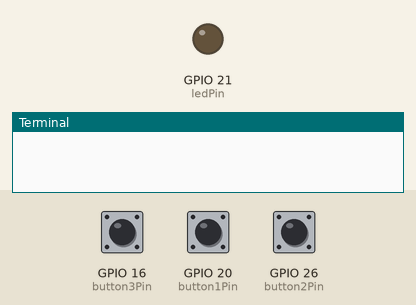
A program run on a simulated Raspberry Pi (BCM pin numbers). Shown: output pins drawn as LEDs (lit = HIGH), the last lines printed to the terminal. Dashed ring = blinking. Inputs (shaded band) come from the test bench; at power-on: GPIO 16 (button3Pin) HIGH, GPIO 20 (button1Pin) HIGH, GPIO 26 (button2Pin) HIGH. Web requests get an empty 200 reply after 0.4 s.

Above: at 1.2 s.
1.3 s: GPIO 16 (button3Pin) pulled LOW for 1 s
At 1.7 s:
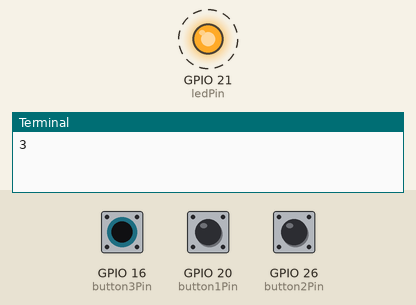
4.0 s: GPIO 20 (button1Pin) pulled LOW for 3.2 s
At 8.3 s:
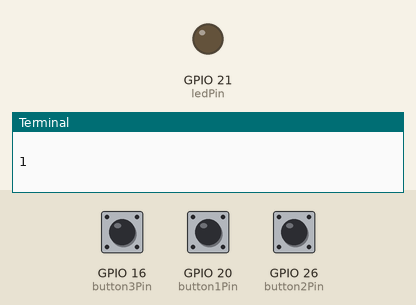
8.7 s: GPIO 16 (button3Pin) pulled LOW for 3.2 s
At 9.1 s:
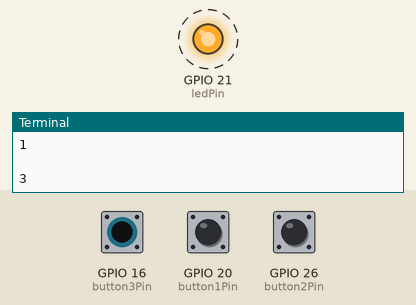
13.4 s: GPIO 26 (button2Pin) pulled LOW for 3.2 s
At 17.8 s:
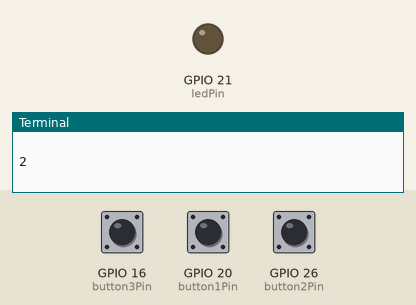
Timing chart, 0 to 19.1 s (numbered marks = the images above; inputs shaded):
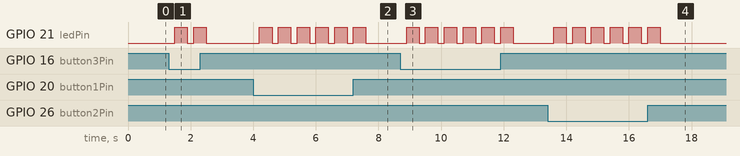

Measured:
- after the input at 1.3 s, GPIO 21 (ledPin): alternates HIGH for 0.40 s and LOW for 0.20 s, 4 changes in all, then stays LOW, starting after 0.20 s
- after the input at 4.0 s, GPIO 21 (ledPin): alternates HIGH for 0.40 s and LOW for 0.20 s, 12 changes in all, then stays LOW, starting after 0.20 s
- after the input at 8.7 s, GPIO 21 (ledPin): alternates HIGH for 0.40 s and LOW for 0.20 s, 12 changes in all, then stays LOW, starting after 0.20 s
- after the input at 13.4 s, GPIO 21 (ledPin): alternates HIGH for 0.40 s and LOW for 0.20 s, 12 changes in all, then stays LOW, starting after 0.20 s

The program:

camitest.py
```python
#!/usr/bin/env python3
import requests
import RPi.GPIO as GPIO
import serial
import time
url = 'https://chordhero-backend.herokuapp.com/getSong'

one = {'id': '0'}
two = {'id': '1'}
three = {'id': '2'}

ledPin = 21
button1Pin = 20
button2Pin = 26
button3Pin = 16
GPIO.setmode(GPIO.BCM)
GPIO.setup(ledPin, GPIO.OUT)
GPIO.setup(button1Pin, GPIO.IN, pull_up_down=GPIO.PUD_UP)
GPIO.setup(button2Pin, GPIO.IN, pull_up_down=GPIO.PUD_UP)
GPIO.setup(button3Pin, GPIO.IN, pull_up_down=GPIO.PUD_UP)

while(1):

    if GPIO.input(button1Pin) == 0: #button2 is pressed
        print("1")
        GPIO.output(ledPin, GPIO.LOW)
        time.sleep(0.2)
        GPIO.output(ledPin, GPIO.HIGH)
        a  = requests.post(url, json=one)
        print(a.text)
        #requests.post(url, data = song1)
        #upload song 1

    elif GPIO.input(button2Pin) == 0: #button2 is pressed
        print("2")
        GPIO.output(ledPin, GPIO.LOW)
        time.sleep(0.2)
        GPIO.output(ledPin, GPIO.HIGH)
        a  = requests.post(url, json=two)
        print(a.text)
        #requests.post(url, data = song2)
        #upload song 2

    elif GPIO.input(button3Pin) == 0: #button3 is pressed
        print("3")
        GPIO.output(ledPin, GPIO.LOW)
        time.sleep(0.2)
        GPIO.output(ledPin, GPIO.HIGH)
        a  = requests.post(url, json=three)
        print(a.text)
        #requests.post(url, data = song3)
        #upload song 3

    else:
        GPIO.output(ledPin, GPIO.LOW)
```
